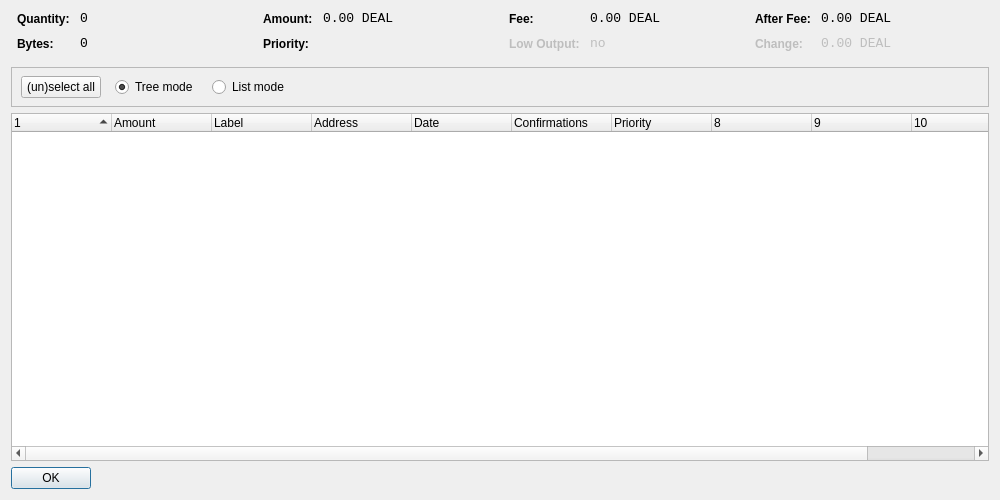
<?xml version="1.0" encoding="UTF-8"?>
<ui version="4.0">
 <class>CoinControlDialog</class>
 <widget class="QDialog" name="CoinControlDialog">
  <property name="geometry">
   <rect>
    <x>0</x>
    <y>0</y>
    <width>1000</width>
    <height>500</height>
   </rect>
  </property>
  <property name="windowTitle">
   <string>Coin Control</string>
  </property>
  <layout class="QVBoxLayout" name="verticalLayout">
   <item>
    <layout class="QHBoxLayout" name="horizontalLayoutTop" stretch="0,0,0,0">
     <property name="topMargin">
      <number>0</number>
     </property>
     <property name="bottomMargin">
      <number>10</number>
     </property>
     <item>
      <layout class="QFormLayout" name="formLayoutCoinControl1">
       <property name="horizontalSpacing">
        <number>10</number>
       </property>
       <property name="verticalSpacing">
        <number>10</number>
       </property>
       <property name="leftMargin">
        <number>6</number>
       </property>
       <property name="rightMargin">
        <number>6</number>
       </property>
       <item row="0" column="0">
        <widget class="QLabel" name="labelCoinControlQuantityText">
         <property name="styleSheet">
          <string notr="true">font-weight:bold;</string>
         </property>
         <property name="text">
          <string>Quantity:</string>
         </property>
        </widget>
       </item>
       <item row="0" column="1">
        <widget class="QLabel" name="labelCoinControlQuantity">
         <property name="font">
          <font>
           <family>Monospace</family>
           <pointsize>10</pointsize>
          </font>
         </property>
         <property name="cursor">
          <cursorShape>IBeamCursor</cursorShape>
         </property>
         <property name="contextMenuPolicy">
          <enum>Qt::ActionsContextMenu</enum>
         </property>
         <property name="text">
          <string notr="true">0</string>
         </property>
         <property name="textInteractionFlags">
          <set>Qt::LinksAccessibleByMouse|Qt::TextSelectableByKeyboard|Qt::TextSelectableByMouse</set>
         </property>
        </widget>
       </item>
       <item row="1" column="0">
        <widget class="QLabel" name="labelCoinControlBytesText">
         <property name="styleSheet">
          <string notr="true">font-weight:bold;</string>
         </property>
         <property name="text">
          <string>Bytes:</string>
         </property>
        </widget>
       </item>
       <item row="1" column="1">
        <widget class="QLabel" name="labelCoinControlBytes">
         <property name="font">
          <font>
           <family>Monospace</family>
           <pointsize>10</pointsize>
          </font>
         </property>
         <property name="cursor">
          <cursorShape>IBeamCursor</cursorShape>
         </property>
         <property name="contextMenuPolicy">
          <enum>Qt::ActionsContextMenu</enum>
         </property>
         <property name="text">
          <string notr="true">0</string>
         </property>
         <property name="textInteractionFlags">
          <set>Qt::LinksAccessibleByMouse|Qt::TextSelectableByKeyboard|Qt::TextSelectableByMouse</set>
         </property>
        </widget>
       </item>
      </layout>
     </item>
     <item>
      <layout class="QFormLayout" name="formLayoutCoinControl2">
       <property name="horizontalSpacing">
        <number>10</number>
       </property>
       <property name="verticalSpacing">
        <number>10</number>
       </property>
       <property name="leftMargin">
        <number>6</number>
       </property>
       <property name="rightMargin">
        <number>6</number>
       </property>
       <item row="0" column="0">
        <widget class="QLabel" name="labelCoinControlAmountText">
         <property name="styleSheet">
          <string notr="true">font-weight:bold;</string>
         </property>
         <property name="text">
          <string>Amount:</string>
         </property>
        </widget>
       </item>
       <item row="0" column="1">
        <widget class="QLabel" name="labelCoinControlAmount">
         <property name="font">
          <font>
           <family>Monospace</family>
           <pointsize>10</pointsize>
          </font>
         </property>
         <property name="cursor">
          <cursorShape>IBeamCursor</cursorShape>
         </property>
         <property name="contextMenuPolicy">
          <enum>Qt::ActionsContextMenu</enum>
         </property>
         <property name="text">
          <string notr="true">0.00 DEAL</string>
         </property>
         <property name="textInteractionFlags">
          <set>Qt::LinksAccessibleByMouse|Qt::TextSelectableByKeyboard|Qt::TextSelectableByMouse</set>
         </property>
        </widget>
       </item>
       <item row="1" column="0">
        <widget class="QLabel" name="labelCoinControlPriorityText">
         <property name="styleSheet">
          <string notr="true">font-weight:bold;</string>
         </property>
         <property name="text">
          <string>Priority:</string>
         </property>
        </widget>
       </item>
       <item row="1" column="1">
        <widget class="QLabel" name="labelCoinControlPriority">
         <property name="font">
          <font>
           <family>Monospace</family>
           <pointsize>10</pointsize>
          </font>
         </property>
         <property name="cursor">
          <cursorShape>IBeamCursor</cursorShape>
         </property>
         <property name="contextMenuPolicy">
          <enum>Qt::ActionsContextMenu</enum>
         </property>
         <property name="text">
          <string/>
         </property>
         <property name="textInteractionFlags">
          <set>Qt::LinksAccessibleByMouse|Qt::TextSelectableByKeyboard|Qt::TextSelectableByMouse</set>
         </property>
        </widget>
       </item>
      </layout>
     </item>
     <item>
      <layout class="QFormLayout" name="formLayoutCoinControl3">
       <property name="horizontalSpacing">
        <number>10</number>
       </property>
       <property name="verticalSpacing">
        <number>10</number>
       </property>
       <property name="leftMargin">
        <number>6</number>
       </property>
       <property name="rightMargin">
        <number>6</number>
       </property>
       <item row="0" column="0">
        <widget class="QLabel" name="labelCoinControlFeeText">
         <property name="styleSheet">
          <string notr="true">font-weight:bold;</string>
         </property>
         <property name="text">
          <string>Fee:</string>
         </property>
        </widget>
       </item>
       <item row="0" column="1">
        <widget class="QLabel" name="labelCoinControlFee">
         <property name="font">
          <font>
           <family>Monospace</family>
           <pointsize>10</pointsize>
          </font>
         </property>
         <property name="cursor">
          <cursorShape>IBeamCursor</cursorShape>
         </property>
         <property name="contextMenuPolicy">
          <enum>Qt::ActionsContextMenu</enum>
         </property>
         <property name="text">
          <string notr="true">0.00 DEAL</string>
         </property>
         <property name="textInteractionFlags">
          <set>Qt::LinksAccessibleByMouse|Qt::TextSelectableByKeyboard|Qt::TextSelectableByMouse</set>
         </property>
        </widget>
       </item>
       <item row="1" column="0">
        <widget class="QLabel" name="labelCoinControlLowOutputText">
         <property name="enabled">
          <bool>false</bool>
         </property>
         <property name="styleSheet">
          <string notr="true">font-weight:bold;</string>
         </property>
         <property name="text">
          <string>Low Output:</string>
         </property>
        </widget>
       </item>
       <item row="1" column="1">
        <widget class="QLabel" name="labelCoinControlLowOutput">
         <property name="enabled">
          <bool>false</bool>
         </property>
         <property name="font">
          <font>
           <family>Monospace</family>
           <pointsize>10</pointsize>
          </font>
         </property>
         <property name="cursor">
          <cursorShape>IBeamCursor</cursorShape>
         </property>
         <property name="contextMenuPolicy">
          <enum>Qt::ActionsContextMenu</enum>
         </property>
         <property name="text">
          <string notr="true">no</string>
         </property>
         <property name="textInteractionFlags">
          <set>Qt::LinksAccessibleByMouse|Qt::TextSelectableByKeyboard|Qt::TextSelectableByMouse</set>
         </property>
        </widget>
       </item>
      </layout>
     </item>
     <item>
      <layout class="QFormLayout" name="formLayoutCoinControl4">
       <property name="horizontalSpacing">
        <number>10</number>
       </property>
       <property name="verticalSpacing">
        <number>10</number>
       </property>
       <property name="leftMargin">
        <number>6</number>
       </property>
       <property name="rightMargin">
        <number>6</number>
       </property>
       <item row="0" column="0">
        <widget class="QLabel" name="labelCoinControlAfterFeeText">
         <property name="styleSheet">
          <string notr="true">font-weight:bold;</string>
         </property>
         <property name="text">
          <string>After Fee:</string>
         </property>
        </widget>
       </item>
       <item row="0" column="1">
        <widget class="QLabel" name="labelCoinControlAfterFee">
         <property name="font">
          <font>
           <family>Monospace</family>
           <pointsize>10</pointsize>
          </font>
         </property>
         <property name="cursor">
          <cursorShape>IBeamCursor</cursorShape>
         </property>
         <property name="contextMenuPolicy">
          <enum>Qt::ActionsContextMenu</enum>
         </property>
         <property name="text">
          <string notr="true">0.00 DEAL</string>
         </property>
         <property name="textInteractionFlags">
          <set>Qt::LinksAccessibleByMouse|Qt::TextSelectableByKeyboard|Qt::TextSelectableByMouse</set>
         </property>
        </widget>
       </item>
       <item row="1" column="0">
        <widget class="QLabel" name="labelCoinControlChangeText">
         <property name="enabled">
          <bool>false</bool>
         </property>
         <property name="styleSheet">
          <string notr="true">font-weight:bold;</string>
         </property>
         <property name="text">
          <string>Change:</string>
         </property>
        </widget>
       </item>
       <item row="1" column="1">
        <widget class="QLabel" name="labelCoinControlChange">
         <property name="enabled">
          <bool>false</bool>
         </property>
         <property name="font">
          <font>
           <family>Monospace</family>
           <pointsize>10</pointsize>
          </font>
         </property>
         <property name="cursor">
          <cursorShape>IBeamCursor</cursorShape>
         </property>
         <property name="contextMenuPolicy">
          <enum>Qt::ActionsContextMenu</enum>
         </property>
         <property name="text">
          <string notr="true">0.00 DEAL</string>
         </property>
         <property name="textInteractionFlags">
          <set>Qt::LinksAccessibleByMouse|Qt::TextSelectableByKeyboard|Qt::TextSelectableByMouse</set>
         </property>
        </widget>
       </item>
      </layout>
     </item>
    </layout>
   </item>
   <item>
    <widget class="QFrame" name="frame_3">
     <property name="minimumSize">
      <size>
       <width>0</width>
       <height>40</height>
      </size>
     </property>
     <property name="frameShape">
      <enum>QFrame::StyledPanel</enum>
     </property>
     <property name="frameShadow">
      <enum>QFrame::Sunken</enum>
     </property>
     <widget class="QWidget" name="horizontalLayoutWidget">
      <property name="geometry">
       <rect>
        <x>10</x>
        <y>0</y>
        <width>781</width>
        <height>41</height>
       </rect>
      </property>
      <layout class="QHBoxLayout" name="horizontalLayoutPanel" stretch="0,0,0,0,0">
       <property name="spacing">
        <number>14</number>
       </property>
       <item>
        <widget class="QPushButton" name="pushButtonSelectAll">
         <property name="sizePolicy">
          <sizepolicy hsizetype="Maximum" vsizetype="Fixed">
           <horstretch>0</horstretch>
           <verstretch>0</verstretch>
          </sizepolicy>
         </property>
         <property name="text">
          <string>(un)select all</string>
         </property>
        </widget>
       </item>
       <item>
        <widget class="QRadioButton" name="radioTreeMode">
         <property name="sizePolicy">
          <sizepolicy hsizetype="Maximum" vsizetype="Fixed">
           <horstretch>0</horstretch>
           <verstretch>0</verstretch>
          </sizepolicy>
         </property>
         <property name="text">
          <string>Tree mode</string>
         </property>
         <property name="checked">
          <bool>true</bool>
         </property>
        </widget>
       </item>
       <item>
        <widget class="QRadioButton" name="radioListMode">
         <property name="sizePolicy">
          <sizepolicy hsizetype="Maximum" vsizetype="Fixed">
           <horstretch>0</horstretch>
           <verstretch>0</verstretch>
          </sizepolicy>
         </property>
         <property name="text">
          <string>List mode</string>
         </property>
        </widget>
       </item>
       <item>
        <spacer name="horizontalSpacer">
         <property name="orientation">
          <enum>Qt::Horizontal</enum>
         </property>
         <property name="sizeHint" stdset="0">
          <size>
           <width>40</width>
           <height>20</height>
          </size>
         </property>
        </spacer>
       </item>
      </layout>
     </widget>
    </widget>
   </item>
   <item>
    <widget class="CoinControlTreeWidget" name="treeWidget">
     <property name="contextMenuPolicy">
      <enum>Qt::CustomContextMenu</enum>
     </property>
     <property name="sortingEnabled">
      <bool>false</bool>
     </property>
     <property name="columnCount">
      <number>11</number>
     </property>
     <attribute name="headerShowSortIndicator" stdset="0">
      <bool>true</bool>
     </attribute>
     <attribute name="headerStretchLastSection">
      <bool>false</bool>
     </attribute>
     <column>
      <property name="text">
       <string/>
      </property>
     </column>
     <column>
      <property name="text">
       <string>Amount</string>
      </property>
     </column>
     <column>
      <property name="text">
       <string>Label</string>
      </property>
     </column>
     <column>
      <property name="text">
       <string>Address</string>
      </property>
     </column>
     <column>
      <property name="text">
       <string>Date</string>
      </property>
     </column>
     <column>
      <property name="text">
       <string>Confirmations</string>
      </property>
      <property name="toolTip">
       <string>Confirmed</string>
      </property>
     </column>
     <column>
      <property name="text">
       <string>Priority</string>
      </property>
     </column>
     <column>
      <property name="text">
       <string/>
      </property>
     </column>
     <column>
      <property name="text">
       <string/>
      </property>
     </column>
     <column>
      <property name="text">
       <string/>
      </property>
     </column>
     <column>
      <property name="text">
       <string/>
      </property>
     </column>
    </widget>
   </item>
   <item>
    <widget class="QDialogButtonBox" name="buttonBox">
     <property name="sizePolicy">
      <sizepolicy hsizetype="Maximum" vsizetype="Fixed">
       <horstretch>0</horstretch>
       <verstretch>0</verstretch>
      </sizepolicy>
     </property>
     <property name="orientation">
      <enum>Qt::Horizontal</enum>
     </property>
     <property name="standardButtons">
      <set>QDialogButtonBox::Ok</set>
     </property>
    </widget>
   </item>
  </layout>
 </widget>
 <customwidgets>
  <customwidget>
   <class>CoinControlTreeWidget</class>
   <extends>QTreeWidget</extends>
   <header>coincontroltreewidget.h</header>
  </customwidget>
 </customwidgets>
 <resources/>
 <connections/>
</ui>
